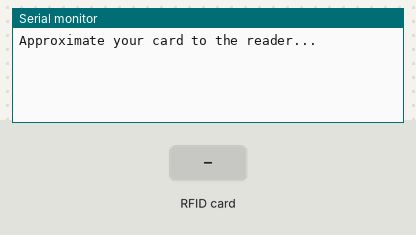
The sketch below on a simulated Arduino Uno, built with avr-gcc and run on an emulated ATmega328P. Parts: the last lines printed to the serial monitor. Inputs (shaded band) come from the test bench.

Above: at 1.2 s.
1.3 s: RFID card 45 6F 78 63 held to the reader
At 2.4 s:
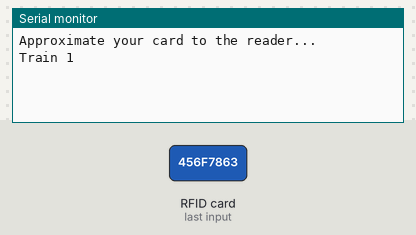
2.8 s: RFID card B5 6E 63 76 held to the reader
At 3.7 s:
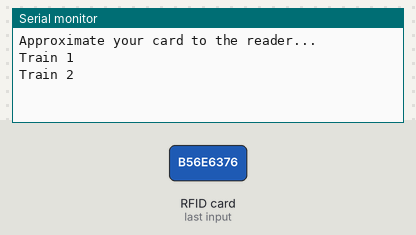

Measured:
- after the input at 1.3 s, the serial monitor: prints a new line at once (image 1)
- after the input at 2.8 s, the serial monitor: prints a new line at once (image 2)

The sketch:

TrainRFID.ino
```cpp
#include <SPI.h>
#include <MFRC522.h>
 #define SS_PIN 10
#define RST_PIN 9
MFRC522 mfrc522(SS_PIN, RST_PIN);
 void setup()
{
  Serial.begin(9600);
  SPI.begin();
  mfrc522.PCD_Init();
  Serial.println("Approximate your card to the reader...");
  Serial.println();
}
void loop()
{
  if ( ! mfrc522.PICC_IsNewCardPresent())
  {
    return;
  }
  if ( ! mfrc522.PICC_ReadCardSerial())
  {
    return;
  }
  String content= "";
  byte letter;
  for (byte i = 0; i < mfrc522.uid.size; i++)
  {
     content.concat(String(mfrc522.uid.uidByte[i] < 0x10 ? " 0" : " "));
     content.concat(String(mfrc522.uid.uidByte[i], HEX));
  }
  content.toUpperCase();
  if (content.substring(1) == "45 6F 78 63"){
    Serial.println("Train 1");
    delay(1000);
}
else if (content.substring(1) == "B5 6E 63 76"){
  Serial.println("Train 2");
 }
}
```
